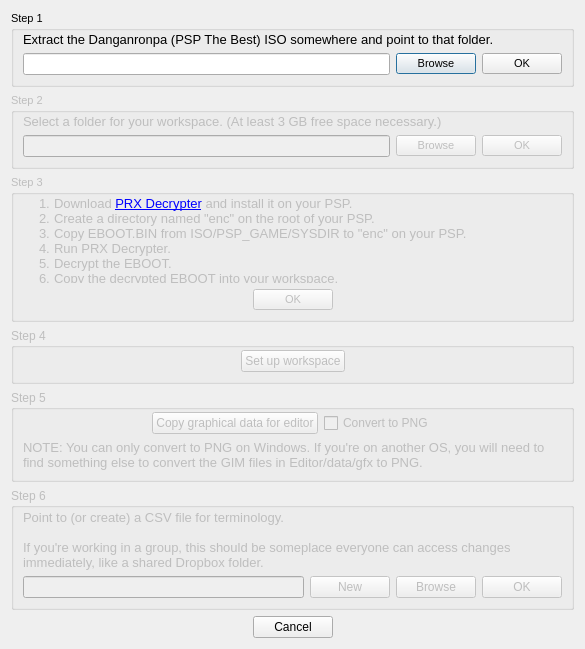
<?xml version="1.0" encoding="UTF-8"?>
<ui version="4.0">
 <class>SetupWizard</class>
 <widget class="QDialog" name="SetupWizard">
  <property name="geometry">
   <rect>
    <x>0</x>
    <y>0</y>
    <width>585</width>
    <height>649</height>
   </rect>
  </property>
  <property name="font">
   <font>
    <family>Meiryo UI</family>
   </font>
  </property>
  <property name="windowTitle">
   <string>The Super Duper Script Editor - Setup Wizard</string>
  </property>
  <property name="windowIcon">
   <iconset resource="../res/icons.qrc">
    <normaloff>:/monokuma.png</normaloff>:/monokuma.png</iconset>
  </property>
  <property name="locale">
   <locale language="English" country="UnitedStates"/>
  </property>
  <layout class="QVBoxLayout" name="verticalLayout">
   <item>
    <widget class="QGroupBox" name="grpStep1">
     <property name="font">
      <font>
       <family>Meiryo UI</family>
       <pointsize>8</pointsize>
      </font>
     </property>
     <property name="locale">
      <locale language="English" country="UnitedStates"/>
     </property>
     <property name="title">
      <string>Step 1</string>
     </property>
     <property name="alignment">
      <set>Qt::AlignLeading|Qt::AlignLeft|Qt::AlignTop</set>
     </property>
     <layout class="QVBoxLayout" name="verticalLayout_2">
      <property name="topMargin">
       <number>2</number>
      </property>
      <item>
       <widget class="QLabel" name="label">
        <property name="font">
         <font>
          <pointsize>10</pointsize>
         </font>
        </property>
        <property name="text">
         <string>Extract the Danganronpa (PSP The Best) ISO somewhere and point to that folder.</string>
        </property>
        <property name="scaledContents">
         <bool>false</bool>
        </property>
        <property name="wordWrap">
         <bool>true</bool>
        </property>
       </widget>
      </item>
      <item>
       <layout class="QHBoxLayout" name="horizontalLayout">
        <item>
         <widget class="QLineEdit" name="txtIso">
          <property name="font">
           <font>
            <pointsize>8</pointsize>
           </font>
          </property>
         </widget>
        </item>
        <item>
         <widget class="QPushButton" name="btnIsoBrowse">
          <property name="font">
           <font>
            <pointsize>8</pointsize>
           </font>
          </property>
          <property name="text">
           <string>Browse</string>
          </property>
         </widget>
        </item>
        <item>
         <widget class="QPushButton" name="btnIsoOK">
          <property name="sizePolicy">
           <sizepolicy hsizetype="Minimum" vsizetype="Fixed">
            <horstretch>0</horstretch>
            <verstretch>0</verstretch>
           </sizepolicy>
          </property>
          <property name="font">
           <font>
            <pointsize>8</pointsize>
           </font>
          </property>
          <property name="text">
           <string>OK</string>
          </property>
         </widget>
        </item>
       </layout>
      </item>
     </layout>
    </widget>
   </item>
   <item>
    <widget class="QGroupBox" name="grpStep2">
     <property name="enabled">
      <bool>false</bool>
     </property>
     <property name="font">
      <font>
       <family>Meiryo UI</family>
       <pointsize>8</pointsize>
      </font>
     </property>
     <property name="locale">
      <locale language="English" country="UnitedStates"/>
     </property>
     <property name="title">
      <string>Step 2</string>
     </property>
     <layout class="QVBoxLayout" name="verticalLayout_4">
      <property name="topMargin">
       <number>2</number>
      </property>
      <item>
       <widget class="QLabel" name="label_2">
        <property name="font">
         <font>
          <pointsize>10</pointsize>
         </font>
        </property>
        <property name="text">
         <string>Select a folder for your workspace. (At least 3 GB free space necessary.)</string>
        </property>
        <property name="wordWrap">
         <bool>true</bool>
        </property>
       </widget>
      </item>
      <item>
       <layout class="QHBoxLayout" name="horizontalLayout_3">
        <item>
         <widget class="QLineEdit" name="txtWorkspace"/>
        </item>
        <item>
         <widget class="QPushButton" name="btnWorkspaceBrowse">
          <property name="text">
           <string>Browse</string>
          </property>
         </widget>
        </item>
        <item>
         <widget class="QPushButton" name="btnWorkspaceOK">
          <property name="text">
           <string>OK</string>
          </property>
         </widget>
        </item>
       </layout>
      </item>
     </layout>
    </widget>
   </item>
   <item>
    <widget class="QGroupBox" name="grpStep3">
     <property name="enabled">
      <bool>false</bool>
     </property>
     <property name="font">
      <font>
       <family>Meiryo UI</family>
       <pointsize>8</pointsize>
      </font>
     </property>
     <property name="locale">
      <locale language="English" country="UnitedStates"/>
     </property>
     <property name="title">
      <string>Step 3</string>
     </property>
     <layout class="QVBoxLayout" name="verticalLayout_3">
      <property name="leftMargin">
       <number>0</number>
      </property>
      <property name="topMargin">
       <number>2</number>
      </property>
      <property name="rightMargin">
       <number>0</number>
      </property>
      <item>
       <widget class="QLabel" name="label_4">
        <property name="font">
         <font>
          <pointsize>10</pointsize>
         </font>
        </property>
        <property name="text">
         <string>&lt;!DOCTYPE HTML PUBLIC &quot;-//W3C//DTD HTML 4.0//EN&quot; &quot;http://www.w3.org/TR/REC-html40/strict.dtd&quot;&gt;
&lt;html&gt;&lt;head&gt;&lt;meta name=&quot;qrichtext&quot; content=&quot;1&quot; /&gt;&lt;style type=&quot;text/css&quot;&gt;
p, li { white-space: pre-wrap; }
&lt;/style&gt;&lt;/head&gt;&lt;body style=&quot; font-family:'Meiryo UI'; font-size:10pt; font-weight:400; font-style:normal;&quot;&gt;
&lt;ol style=&quot;margin-top: 0px; margin-bottom: 0px; margin-left: 0px; margin-right: 0px; -qt-list-indent: 1;&quot;&gt;&lt;li style=&quot; margin-top:12px; margin-bottom:0px; margin-left:0px; margin-right:0px; -qt-block-indent:0; text-indent:0px;&quot;&gt;Download &lt;a href=&quot;http://wololo.net/downloads/index.php/download/1254&quot;&gt;&lt;span style=&quot; text-decoration: underline; color:#0000ff;&quot;&gt;PRX Decrypter&lt;/span&gt;&lt;/a&gt; and install it on your PSP.&lt;/li&gt;
&lt;li style=&quot; margin-top:0px; margin-bottom:0px; margin-left:0px; margin-right:0px; -qt-block-indent:0; text-indent:0px;&quot;&gt;Create a directory named &amp;quot;enc&amp;quot; on the root of your PSP.&lt;/li&gt;
&lt;li style=&quot; margin-top:0px; margin-bottom:0px; margin-left:0px; margin-right:0px; -qt-block-indent:0; text-indent:0px;&quot;&gt;Copy EBOOT.BIN from ISO/PSP_GAME/SYSDIR to &amp;quot;enc&amp;quot; on your PSP.&lt;/li&gt;
&lt;li style=&quot; margin-top:0px; margin-bottom:0px; margin-left:0px; margin-right:0px; -qt-block-indent:0; text-indent:0px;&quot;&gt;Run PRX Decrypter.&lt;/li&gt;
&lt;li style=&quot; margin-top:0px; margin-bottom:0px; margin-left:0px; margin-right:0px; -qt-block-indent:0; text-indent:0px;&quot;&gt;Decrypt the EBOOT.&lt;/li&gt;
&lt;li style=&quot; margin-top:0px; margin-bottom:0px; margin-left:0px; margin-right:0px; -qt-block-indent:0; text-indent:0px;&quot;&gt;Copy the decrypted EBOOT into your workspace.&lt;/li&gt;&lt;/ol&gt;&lt;/body&gt;&lt;/html&gt;</string>
        </property>
        <property name="wordWrap">
         <bool>true</bool>
        </property>
       </widget>
      </item>
      <item>
       <layout class="QHBoxLayout" name="horizontalLayout_5">
        <item>
         <spacer name="horizontalSpacer_5">
          <property name="orientation">
           <enum>Qt::Horizontal</enum>
          </property>
          <property name="sizeHint" stdset="0">
           <size>
            <width>40</width>
            <height>20</height>
           </size>
          </property>
         </spacer>
        </item>
        <item>
         <widget class="QPushButton" name="btnEbootOK">
          <property name="text">
           <string>OK</string>
          </property>
         </widget>
        </item>
        <item>
         <spacer name="horizontalSpacer_6">
          <property name="orientation">
           <enum>Qt::Horizontal</enum>
          </property>
          <property name="sizeHint" stdset="0">
           <size>
            <width>40</width>
            <height>20</height>
           </size>
          </property>
         </spacer>
        </item>
       </layout>
      </item>
     </layout>
    </widget>
   </item>
   <item>
    <widget class="QGroupBox" name="grpStep4">
     <property name="enabled">
      <bool>false</bool>
     </property>
     <property name="title">
      <string>Step 4</string>
     </property>
     <layout class="QHBoxLayout" name="horizontalLayout_2">
      <property name="leftMargin">
       <number>9</number>
      </property>
      <property name="topMargin">
       <number>2</number>
      </property>
      <property name="rightMargin">
       <number>9</number>
      </property>
      <property name="bottomMargin">
       <number>9</number>
      </property>
      <item>
       <spacer name="horizontalSpacer_7">
        <property name="orientation">
         <enum>Qt::Horizontal</enum>
        </property>
        <property name="sizeHint" stdset="0">
         <size>
          <width>213</width>
          <height>20</height>
         </size>
        </property>
       </spacer>
      </item>
      <item>
       <widget class="QPushButton" name="btnSetupWorkspace">
        <property name="text">
         <string>Set up workspace</string>
        </property>
       </widget>
      </item>
      <item>
       <spacer name="horizontalSpacer_8">
        <property name="orientation">
         <enum>Qt::Horizontal</enum>
        </property>
        <property name="sizeHint" stdset="0">
         <size>
          <width>212</width>
          <height>20</height>
         </size>
        </property>
       </spacer>
      </item>
     </layout>
    </widget>
   </item>
   <item>
    <widget class="QGroupBox" name="grpStep5">
     <property name="enabled">
      <bool>false</bool>
     </property>
     <property name="title">
      <string>Step 5</string>
     </property>
     <layout class="QVBoxLayout" name="verticalLayout_5">
      <property name="topMargin">
       <number>2</number>
      </property>
      <item>
       <layout class="QHBoxLayout" name="horizontalLayout_7">
        <item>
         <spacer name="horizontalSpacer_9">
          <property name="orientation">
           <enum>Qt::Horizontal</enum>
          </property>
          <property name="sizeHint" stdset="0">
           <size>
            <width>40</width>
            <height>20</height>
           </size>
          </property>
         </spacer>
        </item>
        <item>
         <widget class="QPushButton" name="btnCopyGfx">
          <property name="text">
           <string>Copy graphical data for editor</string>
          </property>
         </widget>
        </item>
        <item>
         <widget class="QCheckBox" name="chkGimToPng">
          <property name="text">
           <string>Convert to PNG</string>
          </property>
         </widget>
        </item>
        <item>
         <spacer name="horizontalSpacer_10">
          <property name="orientation">
           <enum>Qt::Horizontal</enum>
          </property>
          <property name="sizeHint" stdset="0">
           <size>
            <width>40</width>
            <height>20</height>
           </size>
          </property>
         </spacer>
        </item>
       </layout>
      </item>
      <item>
       <widget class="QLabel" name="label_3">
        <property name="font">
         <font>
          <pointsize>10</pointsize>
         </font>
        </property>
        <property name="text">
         <string>NOTE: You can only convert to PNG on Windows. If you're on another OS, you will need to find something else to convert the GIM files in Editor/data/gfx to PNG.</string>
        </property>
        <property name="wordWrap">
         <bool>true</bool>
        </property>
       </widget>
      </item>
     </layout>
    </widget>
   </item>
   <item>
    <widget class="QGroupBox" name="grpStep6">
     <property name="enabled">
      <bool>false</bool>
     </property>
     <property name="title">
      <string>Step 6</string>
     </property>
     <layout class="QVBoxLayout" name="verticalLayout_6">
      <property name="topMargin">
       <number>2</number>
      </property>
      <item>
       <widget class="QLabel" name="label_5">
        <property name="font">
         <font>
          <pointsize>10</pointsize>
         </font>
        </property>
        <property name="text">
         <string>&lt;!DOCTYPE HTML PUBLIC &quot;-//W3C//DTD HTML 4.0//EN&quot; &quot;http://www.w3.org/TR/REC-html40/strict.dtd&quot;&gt;
&lt;html&gt;&lt;head&gt;&lt;meta name=&quot;qrichtext&quot; content=&quot;1&quot; /&gt;&lt;style type=&quot;text/css&quot;&gt;
p, li { white-space: pre-wrap; }
&lt;/style&gt;&lt;/head&gt;&lt;body style=&quot; font-family:'Meiryo UI'; font-size:10pt; font-weight:400; font-style:normal;&quot;&gt;
&lt;p style=&quot; margin-top:0px; margin-bottom:0px; margin-left:0px; margin-right:0px; -qt-block-indent:0; text-indent:0px;&quot;&gt;Point to (or create) a CSV file for terminology.&lt;/p&gt;
&lt;p style=&quot;-qt-paragraph-type:empty; margin-top:0px; margin-bottom:0px; margin-left:0px; margin-right:0px; -qt-block-indent:0; text-indent:0px;&quot;&gt;&lt;/p&gt;
&lt;p style=&quot; margin-top:0px; margin-bottom:0px; margin-left:0px; margin-right:0px; -qt-block-indent:0; text-indent:0px;&quot;&gt;If you're working in a group, this should be someplace everyone can access changes immediately, like a shared Dropbox folder.&lt;/p&gt;&lt;/body&gt;&lt;/html&gt;</string>
        </property>
        <property name="scaledContents">
         <bool>false</bool>
        </property>
        <property name="wordWrap">
         <bool>true</bool>
        </property>
       </widget>
      </item>
      <item>
       <layout class="QHBoxLayout" name="horizontalLayout_8">
        <item>
         <widget class="QLineEdit" name="txtTerminology"/>
        </item>
        <item>
         <widget class="QPushButton" name="btnTerminologyNew">
          <property name="text">
           <string>New</string>
          </property>
         </widget>
        </item>
        <item>
         <widget class="QPushButton" name="btnTerminologyBrowse">
          <property name="text">
           <string>Browse</string>
          </property>
         </widget>
        </item>
        <item>
         <widget class="QPushButton" name="btnTerminologyOK">
          <property name="text">
           <string>OK</string>
          </property>
         </widget>
        </item>
       </layout>
      </item>
     </layout>
    </widget>
   </item>
   <item>
    <layout class="QHBoxLayout" name="horizontalLayout_4">
     <item>
      <spacer name="horizontalSpacer">
       <property name="orientation">
        <enum>Qt::Horizontal</enum>
       </property>
       <property name="sizeHint" stdset="0">
        <size>
         <width>40</width>
         <height>20</height>
        </size>
       </property>
      </spacer>
     </item>
     <item>
      <widget class="QPushButton" name="btnClose">
       <property name="text">
        <string>Cancel</string>
       </property>
      </widget>
     </item>
     <item>
      <spacer name="horizontalSpacer_2">
       <property name="orientation">
        <enum>Qt::Horizontal</enum>
       </property>
       <property name="sizeHint" stdset="0">
        <size>
         <width>40</width>
         <height>20</height>
        </size>
       </property>
      </spacer>
     </item>
    </layout>
   </item>
  </layout>
 </widget>
 <resources>
  <include location="../res/icons.qrc"/>
 </resources>
 <connections>
  <connection>
   <sender>btnClose</sender>
   <signal>clicked()</signal>
   <receiver>SetupWizard</receiver>
   <slot>reject()</slot>
   <hints>
    <hint type="sourcelabel">
     <x>328</x>
     <y>625</y>
    </hint>
    <hint type="destinationlabel">
     <x>232</x>
     <y>613</y>
    </hint>
   </hints>
  </connection>
 </connections>
</ui>
